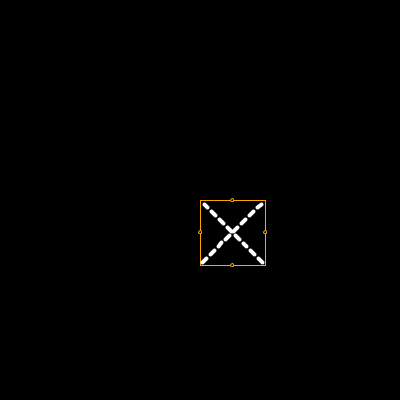
Frame 1 (no input)
Frame 60 (the mouse pressed at the canvas centre just before this capture): identical to frame 1, image omitted
Frame 120 (the mouse held since frame 60 and released just before this capture): identical to frame 1, image omitted

The Processing sketch that drew this single still picture (run headless with seeded random() and noise(); from frame 60 on, the mouse is pressed at the canvas centre):

// Processing sketch: ArcsAndLines_class
// ── ArcsAndLines_class.pde


//create separate class for drawing arcs and lines, index , x, y
ArcsAndLines al;

void setup() {
  size(400, 400, JAVA2D);

  al = new ArcsAndLines(65, 4);
}
void draw() {
  background(0);
  //bounding box
  stroke(255, 165, 0);
  strokeWeight(1);
  rectMode(CORNER);
  rect(width/2, height/2, 65, 65);
  ellipse(width/2+(65/2), height/2, 3, 3);
  ellipse(width/2+(65/2), height/2+65, 3, 3);
  ellipse(width/2, height/2+(65/2), 3, 3);
  ellipse(width/2+65, height/2+(65/2), 3, 3);

  image(al.imgs[18], width/2, height/2);
  image(al.imgs[19], width/2, height/2);
}




class ArcsAndLines {

  int sz, wt;
  PImage[] imgs = new PImage[20];
  PGraphics buf;
  int[] px;
  int bdr = ceil(wt/2);
  CrookedLine [] cls, clsd;
  PVector []dpts;
  PVector []dptsd;


  ArcsAndLines(int argsz, int argwt) {
    sz = argsz;
    wt = argwt;

    buf = createGraphics(sz+wt+1, sz+wt+1, JAVA2D);
    cls = new CrookedLine[7];
    clsd = new CrookedLine[7];
    for (int i=0; i<cls.length; i++) {
      cls[i] = new CrookedLine(buf, 0, 0, 0, sz, ceil(random(4)), 15);
      clsd[i] = new CrookedLine(buf, 0, 0, sz, sz, ceil(random(4)), 17);
    }
    dpts = dashed(0, 0, 0, buf.height, 14);
    dptsd = dashed(0-wt, 0-wt, buf.width+wt, buf.height+wt, 20);

    //Cell 1
    buf.beginDraw();
    buf.smooth();
    buf.noFill();
    buf.stroke(255);
    buf.strokeWeight(wt);
    buf.ellipseMode(CENTER);
    buf.strokeCap(ROUND);
    buf.arc( bdr, sz+bdr, sz*2, sz*2, -HALF_PI, 0 );
    transparency();
    imgs[0] = buf.get(0, 0, buf.width, buf.height);
    fill(0);
    noStroke();
    buf.rect(0, 0, buf.width, buf.height);
    buf.updatePixels();

    //Cell 2
    buf.beginDraw();
    buf.smooth();
    buf.noFill();
    buf.stroke(255);
    buf.strokeWeight(wt);
    buf.ellipseMode(CENTER);
    buf.strokeCap(ROUND);
    buf.arc(bdr, bdr, sz*2, sz*2, 0, HALF_PI);
    transparency();
    imgs[1] = buf.get(0, 0, buf.width, buf.height);
    fill(0);
    noStroke();
    buf.rect(0, 0, buf.width, buf.height);
    buf.updatePixels();

    //Cell 3
    buf.beginDraw();
    buf.smooth();
    buf.noFill();
    buf.stroke(255);
    buf.strokeWeight(wt);
    buf.ellipseMode(CENTER);
    buf.strokeCap(ROUND);
    buf.arc(bdr+sz, bdr, sz*2, sz*2, HALF_PI, PI);
    transparency();
    imgs[2] = buf.get(0, 0, buf.width, buf.height);
    fill(0);
    noStroke();
    buf.rect(0, 0, buf.width, buf.height);
    buf.updatePixels();

    //Cell 4
    buf.beginDraw();
    buf.smooth();
    buf.noFill();
    buf.stroke(255);
    buf.strokeWeight(wt);
    buf.ellipseMode(CENTER);
    buf.strokeCap(ROUND);
    buf.arc(bdr+sz, bdr+sz, sz*2, sz*2, -PI, HALF_PI);
    transparency();
    imgs[3] = buf.get(0, 0, buf.width, buf.height);
    fill(0);
    noStroke();
    buf.rect(0, 0, buf.width, buf.height);
    buf.updatePixels();

    //Cell 5
    buf.beginDraw();
    buf.smooth();
    buf.noFill();
    buf.stroke(255);
    buf.strokeWeight(wt);
    buf.ellipseMode(CENTER);
    buf.strokeCap(ROUND);
    buf.arc(bdr-(sz/2.66667), bdr+(sz/2), sz*2, sz*2, -0.16667*PI, 0.16667*PI);
    transparency();
    imgs[4] = buf.get(0, 0, buf.width, buf.height);
    fill(0);
    noStroke();
    buf.rect(0, 0, buf.width, buf.height);
    buf.updatePixels();

    //Cell 6
    buf.beginDraw();
    buf.smooth();
    buf.noFill();
    buf.stroke(255);
    buf.strokeWeight(wt);
    buf.ellipseMode(CENTER);
    buf.strokeCap(ROUND);
    buf.arc(bdr+(sz/2), bdr-(sz/2.66667), sz*2, sz*2, HALF_PI - (0.16667*PI), HALF_PI + (0.16667*PI) );
    transparency();
    imgs[5] = buf.get(0, 0, buf.width, buf.height);
    fill(0);
    noStroke();
    buf.rect(0, 0, buf.width, buf.height);
    buf.updatePixels();

    //Cell 7
    buf.beginDraw();
    buf.smooth();
    buf.noFill();
    buf.stroke(255);
    buf.strokeWeight(wt);
    buf.ellipseMode(CENTER);
    buf.strokeCap(ROUND);
    buf.arc( bdr+sz+(sz/2.66667), bdr+(sz/2), sz*2, sz*2, PI - (0.16667*PI), PI + (0.16667*PI) );
    transparency();
    imgs[6] = buf.get(0, 0, buf.width, buf.height);
    fill(0);
    noStroke();
    buf.rect(0, 0, buf.width, buf.height);
    buf.updatePixels();

    //Cell 8
    buf.beginDraw();
    buf.smooth();
    buf.noFill();
    buf.stroke(255);
    buf.strokeWeight(wt);
    buf.ellipseMode(CENTER);
    buf.strokeCap(ROUND);
    buf.arc( bdr+(sz/2), bdr+sz+(sz/2.66667), sz*2, sz*2, -HALF_PI - (0.16667*PI), -HALF_PI + (0.16667*PI) );
    transparency();
    imgs[7] = buf.get(0, 0, buf.width, buf.height);
    fill(0);
    noStroke();
    buf.rect(0, 0, buf.width, buf.height);
    buf.updatePixels();

    //Cell 9
    buf.beginDraw();
    buf.smooth();
    buf.noFill();
    buf.stroke(255);
    buf.strokeWeight(wt);
    buf.line( bdr+(sz/2), bdr, bdr+(sz/2), bdr+sz );
    transparency();
    imgs[8] = buf.get(0, 0, buf.width, buf.height);
    fill(0);
    noStroke();
    buf.rect(0, 0, buf.width, buf.height);
    buf.updatePixels();

    //Cell 10
    buf.beginDraw();
    buf.smooth();
    buf.noFill();
    buf.stroke(255);
    buf.strokeWeight(wt);
    buf.line( bdr, bdr+(sz/2), bdr+sz, bdr+(sz/2) );
    transparency();
    imgs[9] = buf.get(0, 0, buf.width, buf.height);
    fill(0);
    noStroke();
    buf.rect(0, 0, buf.width, buf.height);
    buf.updatePixels();

    //Cell 11
    buf.beginDraw();
    buf.smooth();
    buf.noFill();
    buf.stroke(255);
    buf.strokeWeight(wt);
    buf.line( bdr+sz, bdr, bdr, bdr+sz );
    transparency();
    imgs[10] = buf.get(0, 0, buf.width, buf.height);
    fill(0);
    noStroke();
    buf.rect(0, 0, buf.width, buf.height);
    buf.updatePixels();

    //Cell 12
    buf.beginDraw();
    buf.smooth();
    buf.noFill();
    buf.stroke(255);
    buf.strokeWeight(wt);
    buf.line( bdr, bdr, bdr+sz, bdr+sz );
    transparency();
    imgs[11] = buf.get(0, 0, buf.width, buf.height);
    fill(0);
    noStroke();
    buf.rect(0, 0, buf.width, buf.height);
    buf.updatePixels();

    //Cell 13
    buf.beginDraw();
    buf.smooth();
    buf.noFill();
    buf.stroke(255);
    buf.strokeWeight(wt);
    cls[0].drw(bdr+(sz/2), bdr, 0);
    transparency();
    imgs[12] = buf.get(0, 0, buf.width, buf.height);
    fill(0);
    noStroke();
    buf.rect(0, 0, buf.width, buf.height);
    buf.updatePixels();

    //Cell 14
    buf.beginDraw();
    buf.smooth();
    buf.noFill();
    buf.stroke(255);
    buf.strokeWeight(wt);
    cls[1].drw(bdr, bdr+(sz/2.0), -90.0);
    transparency();
    imgs[13] = buf.get(0, 0, buf.width, buf.height);
    fill(0);
    noStroke();
    buf.rect(0, 0, buf.width, buf.height);
    buf.updatePixels();

    //Cell 15
    buf.beginDraw();
    buf.smooth();
    buf.noFill();
    buf.stroke(255);
    buf.strokeWeight(wt);
    clsd[0].drw(bdr+sz, bdr, 90.0);
    transparency();
    imgs[14] = buf.get(0, 0, buf.width, buf.height);
    fill(0);
    noStroke();
    buf.rect(0, 0, buf.width, buf.height);
    buf.updatePixels();

    //Cell 16
    buf.beginDraw();
    buf.smooth();
    buf.noFill();
    buf.stroke(255);
    buf.strokeWeight(wt);
    clsd[3].drw(bdr, bdr, 0.0);
    transparency();
    imgs[15] = buf.get(0, 0, buf.width, buf.height);
    fill(0);
    noStroke();
    buf.rect(0, 0, buf.width, buf.height);
    buf.updatePixels();

    //Cell 17
    buf.beginDraw();
    buf.smooth();
    buf.noFill();
    buf.stroke(255);
    buf.strokeWeight(wt);
    buf.pushMatrix();
    buf.translate(bdr+(sz/2), bdr);
    for (int i=0; i<dpts.length-1; i+=2) {
      buf.line(dpts[i].x, dpts[i].y, dpts[i+1].x, dpts[i+1].y);
    }
    buf.popMatrix();
    transparency();
    imgs[16] = buf.get(0, 0, buf.width, buf.height);
    fill(0);
    noStroke();
    buf.rect(0, 0, buf.width, buf.height);
    buf.updatePixels();

    //Cell 18
    buf.beginDraw();
    buf.smooth();
    buf.noFill();
    buf.stroke(255);
    buf.strokeWeight(wt);
    buf.pushMatrix();
    buf.translate(bdr+sz, bdr+(sz/2));
    buf.rotate(radians(90));
    for (int i=0; i<dpts.length-1; i+=2) {
      buf.line(dpts[i].x, dpts[i].y, dpts[i+1].x, dpts[i+1].y);
    }
    buf.popMatrix();
    transparency();
    imgs[17] = buf.get(0, 0, buf.width, buf.height);
    fill(0);
    noStroke();
    buf.rect(0, 0, buf.width, buf.height);
    buf.updatePixels();

    //Cell 19
    buf.beginDraw();
    buf.smooth();
    buf.noFill();
    buf.stroke(255);
    buf.strokeWeight(wt);
    buf.pushMatrix();
    buf.translate(bdr+sz-(wt*2), bdr+(wt*2));
    buf.rotate(radians(90));
    for (int i=0; i<dpts.length-1; i+=2) {
      buf.line(dptsd[i].x, dptsd[i].y, dptsd[i+1].x, dptsd[i+1].y);
    }
    buf.popMatrix();
    transparency();
    imgs[18] = buf.get(0, 0, buf.width, buf.height);
    fill(0);
    noStroke();
    buf.rect(0, 0, buf.width, buf.height);
    buf.updatePixels();

    //Cell 20
    buf.beginDraw();
    buf.smooth();
    buf.noFill();
    buf.stroke(255);
    buf.strokeWeight(wt);
    buf.pushMatrix();
    buf.translate(bdr+(wt*2), bdr+(wt*2));
    for (int i=0; i<dpts.length-1; i+=2) {
      buf.line(dptsd[i].x, dptsd[i].y, dptsd[i+1].x, dptsd[i+1].y);
    }
    buf.popMatrix();
    transparency();
    imgs[19] = buf.get(0, 0, buf.width, buf.height);
    fill(0);
    noStroke();
    buf.rect(0, 0, buf.width, buf.height);
    buf.updatePixels();



    //
  }// end Constructor

  void transparency() {
    buf.loadPixels();
    px = new int[buf.pixels.length]; 
    for (int x=0; x<buf.width; x++) for (int y=0; y<buf.height; y++) {
      int p = y*buf.width + x;  
      //Turns black pixels transparent ///
      int tr = r(px[p]);
      int tg = g(px[p]);
      int tb = b(px[p]);
      if (tr==0 && tg==0 && tb==0) px[p] = px[p] &= 0x00FFFFFF;
      /// ///
    }
    arrayCopy(px, buf.pixels);
  }

  //
} //end class

//PIXEL COLOR FUNCTIONS
int r(color c) {
  return (c >> 16) & 255;
}
int g(color c) {
  return (c >> 8) & 255;
}
int b(color c) {
  return c & 255;
}


// ── c_CrookedLine.pde
class CrookedLine {
  int x1, y1, x2, y2, numpts;
  float w;
  PVector start, dir, end, pp1;
  PVector[] pts;
  float[] segs;
  PGraphics b;


  CrookedLine(PGraphics argb, int ax1, int ay1, int ax2, int ay2, int anumpts, float aw) {
    b = argb;
    x1 = ax1;
    y1 = ay1;
    x2 = ax2;
    y2 = ay2;
    numpts = anumpts;
    w = aw;

    start = new PVector(x1, y1);
    dir = new PVector(x2, y2);
    end = PVector.add(start, dir);
    pts= new PVector[numpts];

    pp1 = new PVector(dir.y, -dir.x);
    pp1.normalize();
    pp1.mult(w/2.0);

    segs = new float[numpts];
    for (int i=0; i<segs.length; i++) {
      segs[i] = random(0.10, 0.9);
    }
    segs = sort(segs);

    for (int i=0; i<numpts; i++) {
      pts[i] = PVector.add( start, PVector.mult( dir, segs[i] ));
      pts[i] = PVector.add( pts[i], PVector.mult( pp1, random(-1.0, 1.0) ) );
    }
  }

  void drw(float locx, float locy, float deg) {
    b.noFill();
    b.pushMatrix();
    b.translate(locx, locy);
    b.rotate(radians(deg));
    b.beginShape();
    b.curveVertex(start.x, start.y);
    b.curveVertex(start.x, start.y);
    for (int i=0; i<pts.length; i++) {
      b.curveVertex(pts[i].x, pts[i].y);
    }
    b.curveVertex(end.x, end.y);
    b.curveVertex(end.x, end.y);
    b.endShape();

    b.popMatrix();
  }
}


// ── f_dashed.pde
PVector[] dashed(int x1, int y1, int x2, int y2, int steps) {

  PVector[] pts = new PVector[steps+2];
  pts[0] = new PVector(x1, y1);
  pts[pts.length-1] = new PVector(x2, y2);

  for (int i = 1; i <= steps; i++) {
    float x = lerp(x1, x2, i/float(steps)) ;
    float y = lerp(y1, y2, i/float(steps));
    pts[i] = new PVector(x, y);
  }
  return pts;
}
